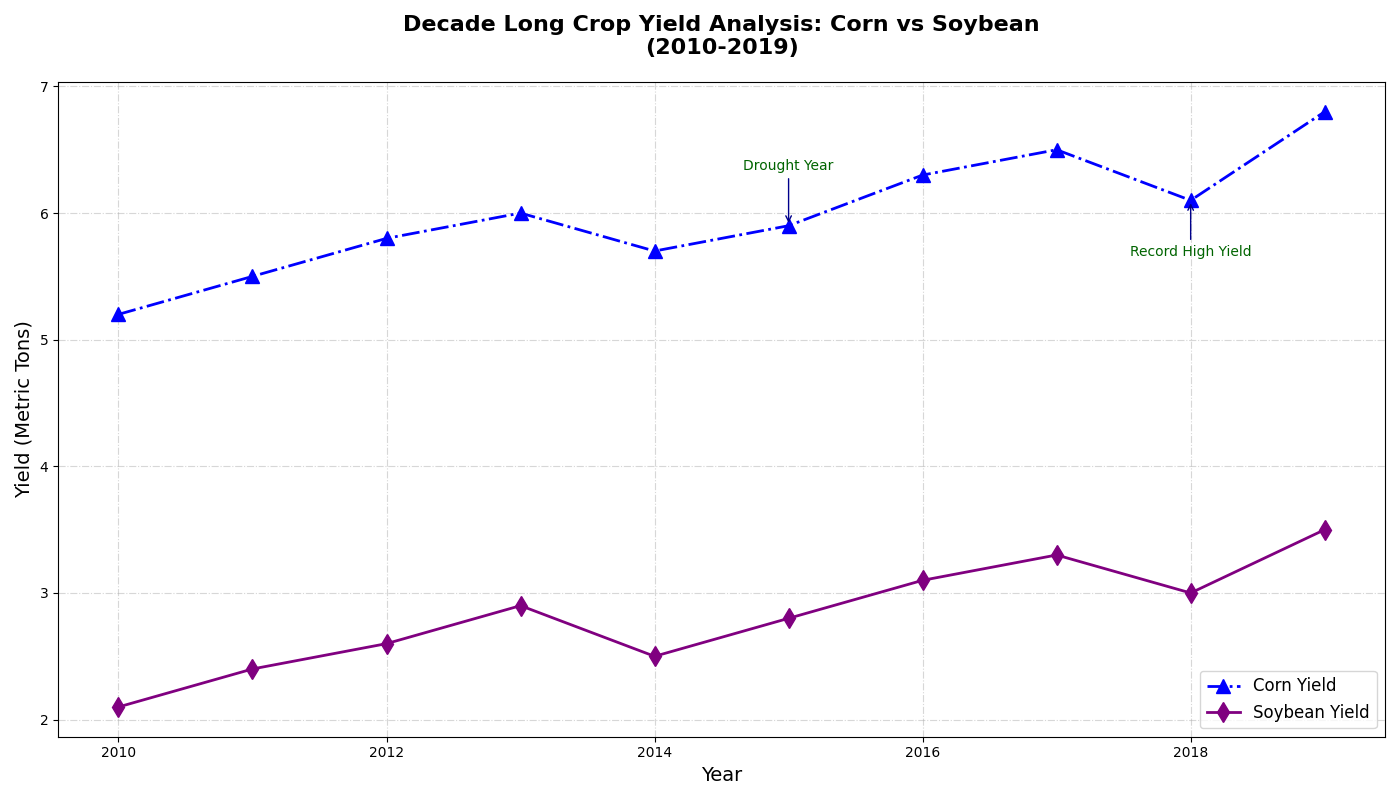

Source code (Python):
import matplotlib.pyplot as plt
import numpy as np

# Define the years
years = np.arange(2010, 2020)

# Hypothetical crop yields (in metric tons) for Corn and Soybeans
corn_yield = np.array([5.2, 5.5, 5.8, 6.0, 5.7, 5.9, 6.3, 6.5, 6.1, 6.8])
soybean_yield = np.array([2.1, 2.4, 2.6, 2.9, 2.5, 2.8, 3.1, 3.3, 3.0, 3.5])

# Create the line chart
fig, ax1 = plt.subplots(figsize=(14, 8))

# Plot both Corn and Soybean yield over the years with altered styles
line1 = ax1.plot(years, corn_yield, color='blue', linestyle='-.', marker='^', linewidth=2, markersize=10, label='Corn Yield')
line2 = ax1.plot(years, soybean_yield, color='purple', linestyle='-', marker='d', linewidth=2, markersize=10, label='Soybean Yield')

# Annotate significant points
annotations = {
    2015: ('Drought Year', (0, 40)),
    2018: ('Record High Yield', (0, -40))
}

for year, (text, offset) in annotations.items():
    index = np.where(years == year)[0][0]
    ax1.annotate(
        text, 
        (years[index], corn_yield[index]), 
        xytext=offset, 
        textcoords='offset points', 
        arrowprops=dict(arrowstyle='->', color='darkblue'),
        ha='center', fontsize=10, color='darkgreen'
    )

# Titles and labels
ax1.set_title("Decade Long Crop Yield Analysis: Corn vs Soybean\n(2010-2019)", fontsize=16, fontweight='bold', pad=20)
ax1.set_xlabel("Year", fontsize=14)
ax1.set_ylabel("Yield (Metric Tons)", fontsize=14, color='black')

# Changed legend and location
lines = line1 + line2
labels = [l.get_label() for l in lines]
ax1.legend(lines, labels, loc='lower right', fontsize=12)

# Altered grid style
ax1.grid(True, linestyle='-.', alpha=0.5)

# Automatically adjust the layout to prevent overlaps
plt.tight_layout()

# Display the plot
plt.show()
